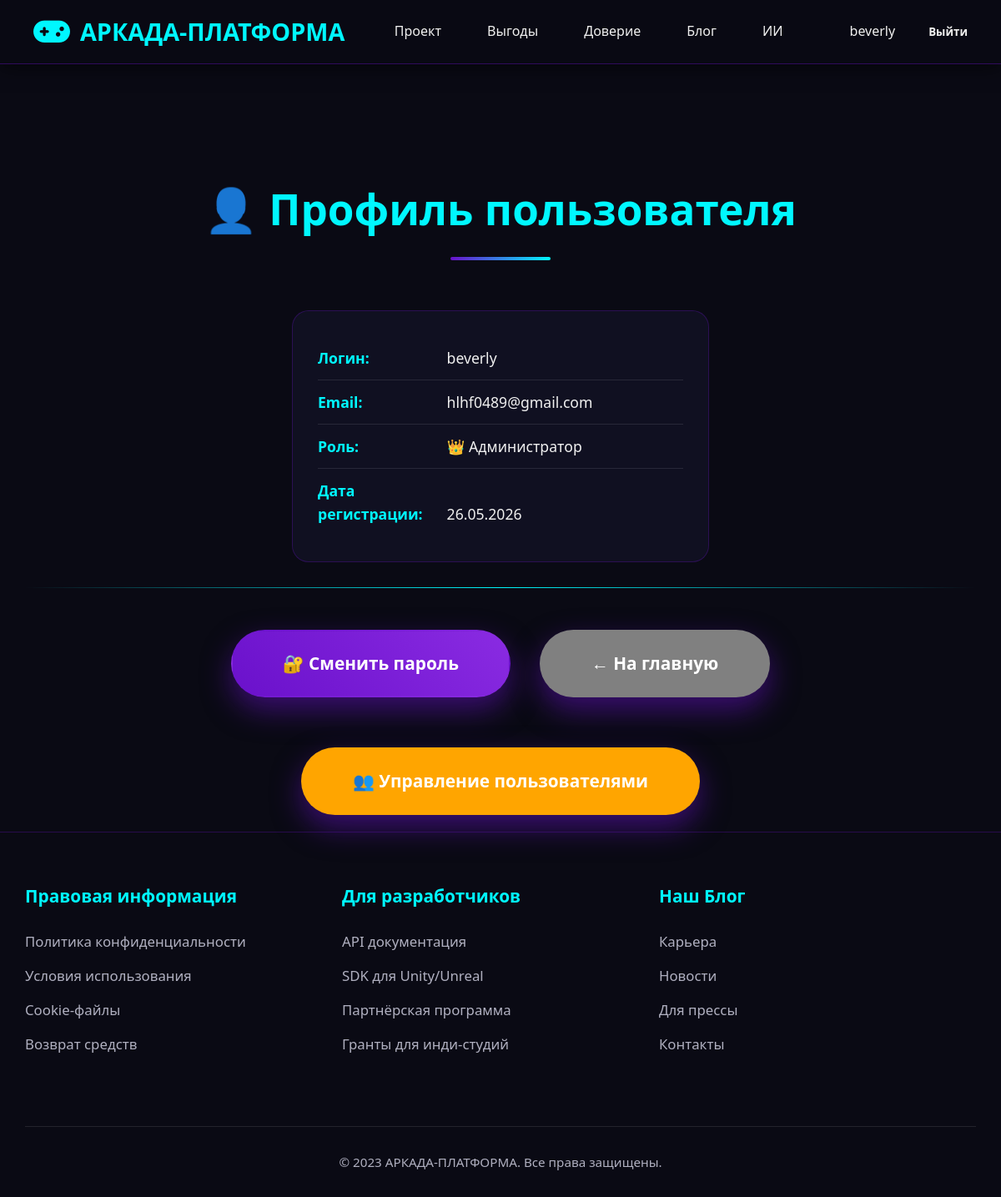
The page /users/profile/ (signed in) on the database its author committed.
### users/models.py (models this page shows, shortened)
class User(AbstractUser):
    ROLE_CHOICES = (
        ('admin', 'Администратор'),
        ('moderator', 'Модератор'),
        ('user', 'Пользователь'),
    )
    role = models.CharField(
        max_length=20,
        choices=ROLE_CHOICES,
        default='user',
        verbose_name='Роль'
    )
    is_banned = models.BooleanField(default=False, verbose_name='Забанен')
    ban_reason = models.TextField(blank=True, null=True, verbose_name='Причина бана')
    banned_at = models.DateTimeField(blank=True, null=True, verbose_name='Дата бана')

### users/views.py (the view)
# urls.py: path('profile/', views.ProfileUser.as_view(), name='profile'),
class ProfileUser(LoginRequiredMixin, UpdateView):
    model = User
    form_class = ProfileUserForm
    template_name = 'users/profile.html'
    success_url = reverse_lazy('users:profile')
    def get_object(self, queryset=None):
        return self.request.user

### users/templates/users/profile.html (shortened to what this page needs)
{% extends 'arcada/base.html' %}
{% load static %}
{% block content %}
<section class="figma-block" style="padding-top: 120px">
    <div class="figma-container">
        <h2 class="section-title">👤 Профиль пользователя</h2>
        <div class="profile-info">
            <div class="info-item">
                <strong>Логин:</strong> {{ user.username }}
            </div>
            <div class="info-item">
                <strong>Email:</strong> {{ user.email }}
            </div>
            <div class="info-item">
                <strong>Роль:</strong>
                {% if user.role == 'admin' %}👑 Администратор
                {% elif user.role == 'moderator' %}🛡️ Модератор
                {% else %}👤 Пользователь
                {% endif %}
            </div>
            <div class="info-item">
                <strong>Дата регистрации:</strong> {{ user.date_joined|date:"d.m.Y" }}
            </div>
        </div>
        <hr style="margin: 30px 0; border-color: rgba(106, 17, 203, 0.3);">
        <div style="display: flex; gap: 15px; justify-content: center;">
            <a href="{% url 'users:password_change' %}" class="hero-btn">🔐 Сменить пароль</a>
            <a href="{% url 'home' %}" class="hero-btn" style="background: gray;">← На главную</a>
        </div>
        {% if user.role == 'moderator' or user.role == 'admin' %}
            <div style="margin-top: 20px; text-align: center;">
                <a href="{% url 'users:user_list' %}" class="hero-btn" style="background: orange;">👥 Управление пользователями</a>
            </div>
        {% endif %}
    </div>
</section>
{% endblock %}

### arcada/templates/arcada/base.html (shortened to what this page needs)
{% load static %}
<!doctype html>
<html lang="ru">
  <head>
    <link rel="stylesheet" href="{% static 'arcada/css/style.css' %}" />
    <link
      rel="stylesheet"
      href="https://cdnjs.cloudflare.com/ajax/libs/font-awesome/6.0.0-beta3/css/all.min.css"
    />
  </head>
  <body>
    <nav class="navbar">
      <div class="nav-container">
        <a href="{% url 'home' %}" class="logo">
          <i class="fas fa-gamepad"></i>
          <span>АРКАДА-ПЛАТФОРМА</span>
        </a>
        <ul class="nav-menu" id="navMenu">
          <li><a href="{% url 'home' %}#about">Проект</a></li>
          <li><a href="{% url 'home' %}#benefits">Выгоды</a></li>
          <li><a href="{% url 'home' %}#trust">Доверие</a></li>
          <li><a href="{% url 'about' %}">Блог</a></li>
          <li><a href="{% url 'ai_chat' %}">ИИ</a></li>
    {% if user.is_authenticated %}
    <li>
      <li><a href="{% url 'users:profile' %}">{{ user.username }}</a></li>
        <form action="{% url 'users:logout' %}" method="post" style="display: inline;">
            <button type="submit" style="background: none; border: none; color: inherit; cursor: pointer; font-weight: 700;">Выйти</button>
        </form>
    </li>
{% else %}
    <li><a href="{% url 'users:login' %}">Войти</a></li>
    <li><a href="{% url 'users:register' %}">Регистрация</a></li>
{% endif %}
        </ul>
      </div>
    </nav>
    <main style="padding-top: 90px;">{% block content %} {% endblock %}</main>
    <footer>
      <div class="figma-container">
        <div class="footer-content">
          <div class="footer-column">
            <h4>Правовая информация</h4>
            <ul class="footer-links">
              <li><a href="#">Политика конфиденциальности</a></li>
              <li><a href="#">Условия использования</a></li>
              <li><a href="#">Cookie-файлы</a></li>
              <li><a href="#">Возврат средств</a></li>
            </ul>
          </div>
          <div class="footer-column">
            <h4>Для разработчиков</h4>
            <ul class="footer-links">
              <li><a href="#">API документация</a></li>
              <li><a href="#">SDK для Unity/Unreal</a></li>
              <li><a href="#">Партнёрская программа</a></li>
              <li><a href="#">Гранты для инди-студий</a></li>
            </ul>
          </div>
          <div class="footer-column">
            <h4>Наш Блог</h4>
            <ul class="footer-links">
              <li><a href="#">Карьера</a></li>
              <li><a href="#">Новости</a></li>
              <li><a href="#">Для прессы</a></li>
              <li><a href="#">Контакты</a></li>
            </ul>
          </div>
        </div>
        <div class="copyright">
          © 2023 АРКАДА-ПЛАТФОРМА. Все права защищены.
        </div>
      </div>
    </footer>
  </body>
</html>

### static/arcada/css/style.css (style rules this page uses)
:root { --primary: #0a0a14; --secondary: #121225; --accent: #6a11cb; --accent-light: #8a2be2; --neon: #00f7ff; --neon-pink: #ff00ff; --gold: #ffd700; --text: #f0f0f0; --text-light: #b0b0c0; --shadow: 0 10px 30px rgba(0, 0, 0, 0.7); --transition: all 0.4s cubic-bezier(0.175, 0.885, 0.32, 1.1); }
* { margin: 0; padding: 0; box-sizing: border-box; font-family: "Segoe UI", Tahoma, Geneva, Verdana, sans-serif; }
html { scroll-behavior: smooth; scroll-padding-top: 80px; }
body { background-color: var(--primary); color: var(--text); line-height: 1.6; overflow-x: hidden; }
.figma-block { min-height: 100vh; width: 100%; display: flex; align-items: center; position: relative; }
.figma-container { width: 100%; max-width: 1200px; margin: 0 auto; padding: 0 40px; position: relative; z-index: 2; }
.navbar { position: fixed; top: 0; width: 100%; background: rgba(10, 10, 20, 0.95); backdrop-filter: blur(10px); z-index: 1000; padding: 15px 0; border-bottom: 1px solid rgba(106, 17, 203, 0.4); box-shadow: 0 5px 20px rgba(0, 0, 0, 0.5); }
.nav-container { max-width: 1200px; margin: 0 auto; display: flex; justify-content: space-between; align-items: center; padding: 0 40px; }
.logo { display: flex; align-items: center; gap: 12px; font-size: 1.8rem; font-weight: bold; color: var(--neon); text-decoration: none; }
.logo i { font-size: 2.2rem; }
.nav-menu { display: flex; gap: 35px; list-style: none; flex-wrap: nowrap; }
.nav-menu a { color: var(--text); text-decoration: none; font-weight: 500; transition: var(--transition); padding: 8px 15px; border-radius: 6px; }
.hero-btn { display: inline-block; background: linear-gradient(45deg, var(--accent), var(--accent-light)); color: white; padding: 22px 60px; font-size: 1.3rem; font-weight: bold; border-radius: 50px; text-decoration: none; transition: var(--transition); box-shadow: 0 15px 35px rgba(106, 17, 203, 0.5); border: 2px solid transparent; margin: 20px 10px; }
.section-title { text-align: center; font-size: 3.2rem; margin-bottom: 60px; color: var(--neon); position: relative; padding-bottom: 20px; }
.section-title::after { content: ""; position: absolute; bottom: 0; left: 50%; transform: translateX(-50%); width: 120px; height: 4px; background: linear-gradient(to right, var(--accent), var(--neon)); border-radius: 2px; }
footer { background-color: #0a0a14; padding: 60px 0 30px; border-top: 1px solid rgba(106, 17, 203, 0.3); }
.footer-content { display: flex; justify-content: space-between; margin-bottom: 40px; flex-wrap: wrap; }
.footer-column { flex: 1; min-width: 250px; margin-bottom: 30px; text-decoration: none; }
a { text-decoration-color: none; }
.footer-column h4 { color: var(--neon); margin-bottom: 25px; font-size: 1.3rem; }
.footer-links { list-style: none; }
.footer-links li { margin-bottom: 14px; }
.footer-links a { color: var(--text-light); text-decoration: none; transition: var(--transition); font-size: 1.05rem; }
.copyright { text-align: center; color: var(--text-light); font-size: 0.95rem; padding-top: 30px; border-top: 1px solid rgba(255, 255, 255, 0.1); }
@media (max-width: 1200px) { .figma-container, .nav-container { padding: 0 30px; } }
:root { --primary: #0a0a14; --secondary: #121225; --accent: #6a11cb; --neon: #00f7ff; --text: #f0f0f0; --text-light: #b0b0c0; --card-bg: rgba(30, 41, 59, 0.4); --shadow: 0 10px 30px rgba(0, 0, 0, 0.7); --transition: all 0.4s cubic-bezier(0.175, 0.885, 0.32, 1.1); }
body { background-color: var(--primary); color: var(--text); line-height: 1.6; }
.navbar { position: fixed; top: 0; width: 100%; background: rgba(10, 10, 20, 0.95); backdrop-filter: blur(10px); z-index: 1000; padding: 15px 0; border-bottom: 1px solid rgba(106, 17, 203, 0.4); }
.nav-menu { display: flex; gap: 25px; list-style: none; }
footer { background: #0a0a14; padding: 60px 0 30px; border-top: 1px solid rgba(106, 17, 203, 0.3); }

### users/templates/users/profile.html (style rules this page uses)
.profile-info { max-width: 500px; margin: 0 auto; background: rgba(18, 18, 37, 0.8); border-radius: 20px; padding: 30px; border: 1px solid rgba(106, 17, 203, 0.3); }
.info-item { padding: 12px 0; border-bottom: 1px solid rgba(255, 255, 255, 0.1); font-size: 1.1rem; }
.info-item:last-child { border-bottom: none; }
.info-item strong { color: var(--neon); display: inline-block; width: 150px; }
hr { margin: 30px 0; border: none; height: 1px; background: linear-gradient(to right, transparent, var(--neon), transparent); }

### rows shown on the page
User: username "beverly", email "hlhf0489@gmail.com", date_joined "26.05.2026"
